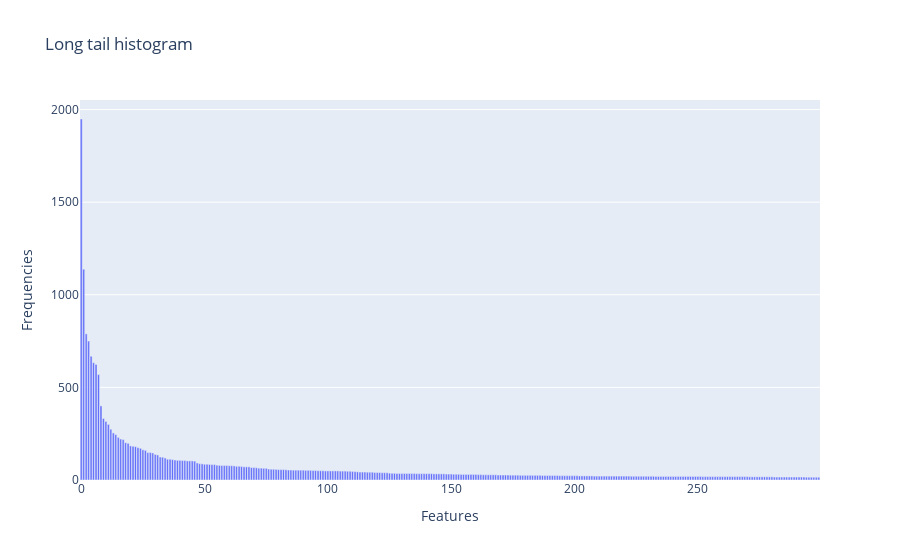

The notebook cell this image was saved under:
### Markdown cell above
### EX15

### Code cell
df_sort = dfterm_frequencies[dfindex_list[0:300]]
fig = px.bar(y=df_sort.tolist()[0:300], labels={'x':'Features', 'y':'Frequencies'},
            title='Long tail histogram')
fig.show()

### Figure 1 — Plotly figure (JSON) as saved in the notebook; plotly's stock layout.template omitted (floating-point values rounded to 4 significant figures; data arrays with more than 128 entries replaced by an {"elided": "..."} marker saying what was removed)
{"data": [{"alignmentgroup": "True", "hovertemplate": "Features=%{x}<br>Frequencies=%{y}<extra></extra>", "legendgroup": "", "marker": {"color": "#636efa", "pattern": {"shape": ""}}, "name": "", "offsetgroup": "", "orientation": "v", "showlegend": false, "textposition": "auto", "type": "bar", "x": {"elided": "300 int values"}, "xaxis": "x", "y": {"elided": "300 int values"}, "yaxis": "y"}], "layout": {"barmode": "relative", "legend": {"tracegroupgap": 0}, "title": {"text": "Long tail histogram"}, "xaxis": {"anchor": "y", "domain": [0, 1], "title": {"text": "Features"}}, "yaxis": {"anchor": "x", "domain": [0, 1], "title": {"text": "Frequencies"}}}}
